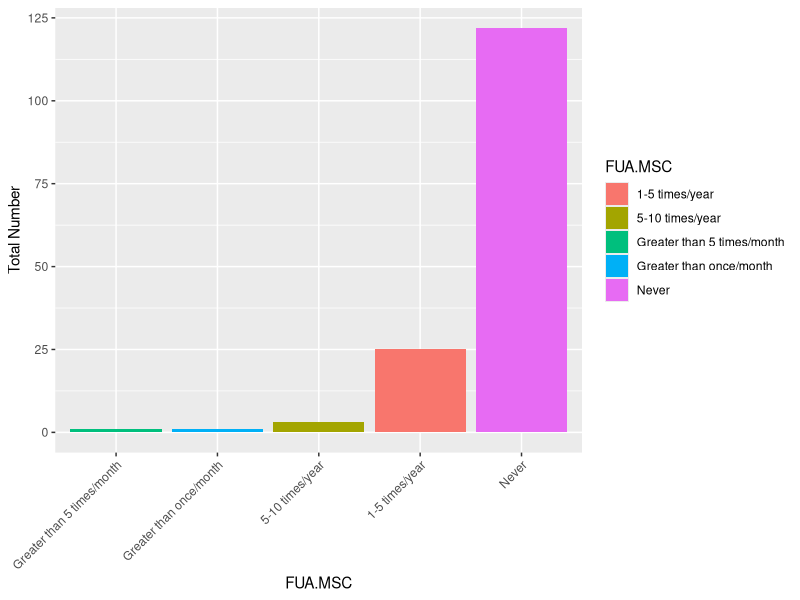
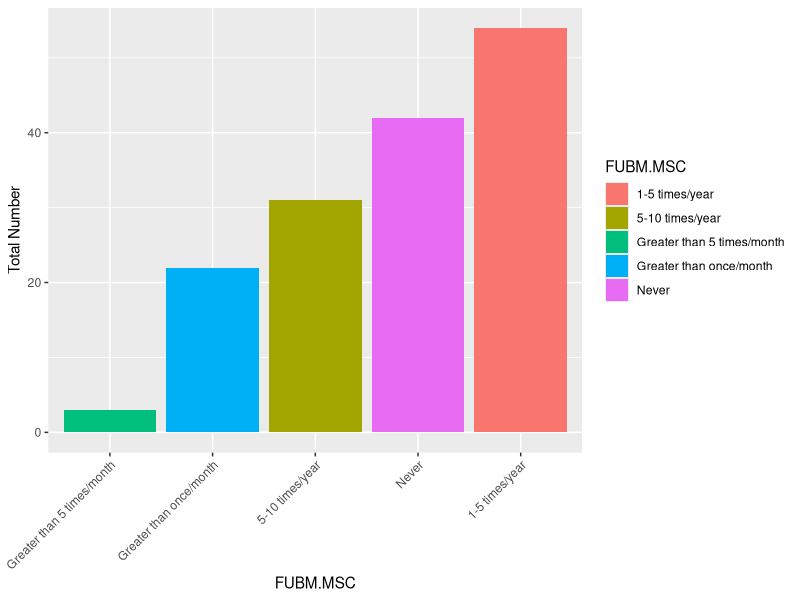
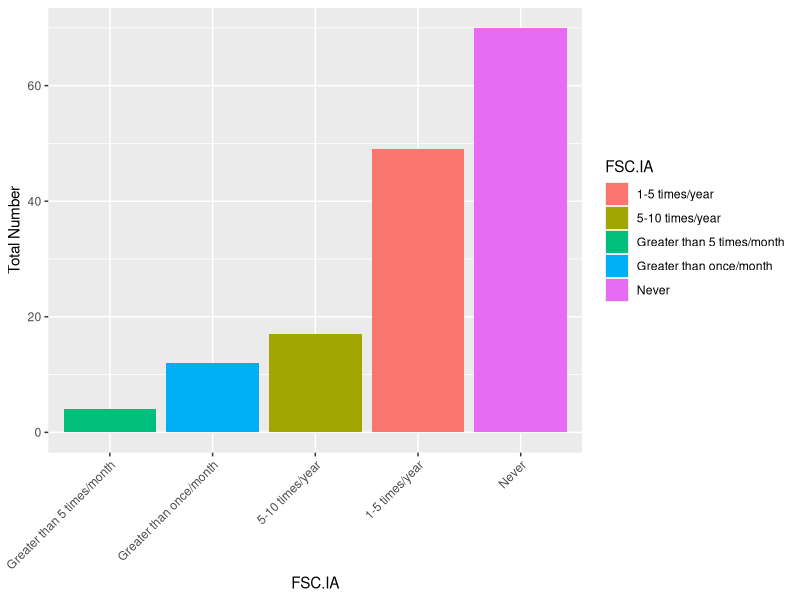
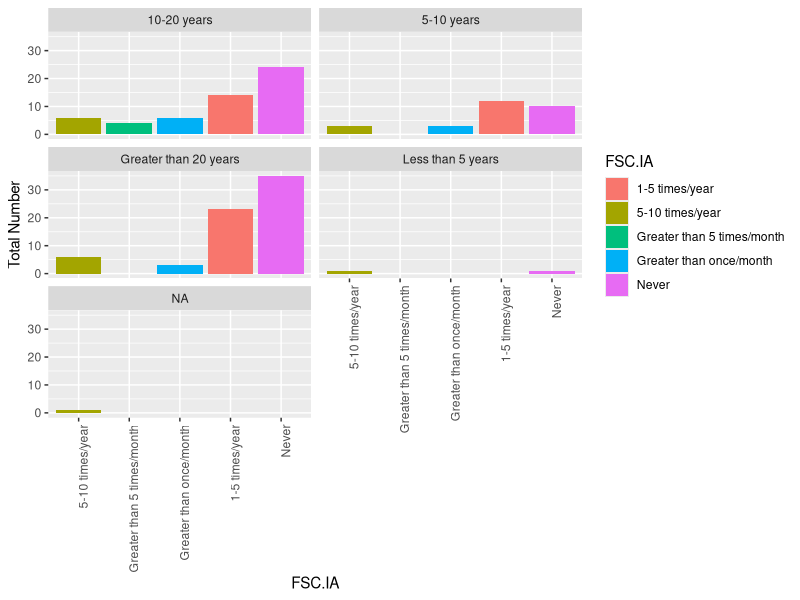

Write the R code that produced these figures, in order.
## ---- chunk 1
knitr::opts_chunk$set(echo = TRUE)
## ---- chunk 2
library(readxl)
survey_data <- read_excel("survey_data.xlsx", sheet = "Data 4.21.2020")
survey_data1 <- data.frame(survey_data)
## ---- chunk 3
library(dplyr)
library(knitr)
#Create cross table
t1 <- table(survey_data$Years,survey_data$"FUA-MSC")
#Selecting order for rows and cols
#y <- c("Greater than once/month", "Greater than 5 times/month", "1-5 times/year", "5-10 times/year", "Never")
x <- c("Less than 5 years", "5-10 years", "10-20 years", "Greater than 20 years")
#t1 <- addmargins(t1)
t1 <- as.data.frame.matrix(t1)
t2 <- t1 %>%  mutate(sumcol2_3= t1[,2]+t1[,3])
rownames(t2)[1] <- "10-20 years"
rownames(t2)[2] <- "5-10 years	"
rownames(t2)[3] <- "Greater than 20 years	"
rownames(t2)[4] <- "Less than 5 years"
t2 <- t2[x,]


kable(t2, caption = "Contingency table Years*FUA-MSC") 
## ---- chunk 4
library(dplyr)
library(knitr)
#Create cross table
t3 <- table(survey_data$Years,survey_data$"FUBM-MSC")
#Selecting order for rows and cols
#y <- c("Greater than once/month", "Greater than 5 times/month", "1-5 times/year", "5-10 times/year", "Never")
x <- c("Less than 5 years", "5-10 years", "10-20 years", "Greater than 20 years")
#t1 <- addmargins(t1)
t3 <- as.data.frame.matrix(t3)
t4 <- t3 %>%  mutate(sumcol2_3= t3[,2]+t3[,3])
rownames(t4)[1] <- "10-20 years"
rownames(t4)[2] <- "5-10 years	"
rownames(t4)[3] <- "Greater than 20 years	"
rownames(t4)[4] <- "Less than 5 years"
t4 <- t4[x,]


kable(t4, caption = "Contingency table Years*FUBM-MSC") 
## ---- chunk 5
library(dplyr)
library(knitr)
#Create cross table
t5 <- table(survey_data$Years,survey_data$"FU-PRP")
#Selecting order for rows and cols
#y <- c("Greater than once/month", "Greater than 5 times/month", "1-5 times/year", "5-10 times/year", "Never")
x <- c("Less than 5 years", "5-10 years", "10-20 years", "Greater than 20 years")
#t1 <- addmargins(t1)
t5 <- as.data.frame.matrix(t5)
t6 <- t5 %>%  mutate(sumcol2_3= t5[,2]+t5[,3])
rownames(t6)[1] <- "10-20 years"
rownames(t6)[2] <- "5-10 years	"
rownames(t6)[3] <- "Greater than 20 years	"
rownames(t6)[4] <- "Less than 5 years"
t6 <- t6[x,]


kable(t6, caption = "Contingency table Years*FU-PRP") 
## ---- chunk 6
library(dplyr)
library(knitr)
#Create cross table
t7 <- table(survey_data$Years,survey_data$"FU-IRAP")
#Selecting order for rows and cols
#y <- c("Greater than once/month", "Greater than 5 times/month", "1-5 times/year", "5-10 times/year", "Never")
x <- c("Less than 5 years", "5-10 years", "10-20 years", "Greater than 20 years")
#t1 <- addmargins(t1)
t7 <- as.data.frame.matrix(t7)
t8 <- t7 %>%  mutate(sumcol2_3= t7[,2]+t7[,3])
rownames(t8)[1] <- "10-20 years"
rownames(t8)[2] <- "5-10 years	"
rownames(t8)[3] <- "Greater than 20 years	"
rownames(t8)[4] <- "Less than 5 years"
t8 <- t8[x,]


kable(t8, caption = "Contingency table Years*FU-IRAP") 
## ---- chunk 7
library(dplyr)
library(knitr)
#Create cross table
t9 <- table(survey_data$Years,survey_data$"FU-PS")
#Selecting order for rows and cols
#y <- c("Greater than once/month", "Greater than 5 times/month", "1-5 times/year", "5-10 times/year", "Never")
x <- c("Less than 5 years", "5-10 years", "10-20 years", "Greater than 20 years")
#t1 <- addmargins(t1)
t9 <- as.data.frame.matrix(t9)
t10 <- t9 %>%  mutate(sumcol2_3= t9[,2]+t9[,3])
rownames(t10)[1] <- "10-20 years"
rownames(t10)[2] <- "5-10 years	"
rownames(t10)[3] <- "Greater than 20 years	"
rownames(t10)[4] <- "Less than 5 years"
t10 <- t10[x,]


kable(t10, caption = "Contingency table Years*FU-PS") 
## ---- chunk 8
library(dplyr)
library(knitr)
#Create cross table
t11 <- table(survey_data$Specialty,survey_data$"FUA-MSC")

#Selecting order for rows and cols
#y <- c("Greater than once/month", "Greater than 5 times/month", "1-5 times/year", "5-10 times/year", "Never")
#x <- c("Less than 5 years", "5-10 years", "10-20 years", "Greater than 20 years")
#t1 <- addmargins(t1)
t11 <- as.data.frame.matrix(t11)
t12 <- t11 %>%  mutate(sumcol2_3= t11[,2]+t11[,3])
rownames(t12)[1] <- "ACVS diplomate (large animal/equine)"
rownames(t12)[2] <- "ACVSMR diplomate (equine)	"
rownames(t12)[3] <- "Both ACVS and ACVSMR diplomate	"
#rownames(t12)[4] <- "Both ACVS and ACVSMR diplomate"
#t12 <- t12[x,]


kable(t12, caption = "Contingency table Specialty*FUA-MSC") 
## ---- chunk 9
library(dplyr)
library(knitr)
#Create cross table
t13 <- table(survey_data$Specialty,survey_data$"FUBM-MSC")

#Selecting order for rows and cols
#y <- c("Greater than once/month", "Greater than 5 times/month", "1-5 times/year", "5-10 times/year", "Never")
#x <- c("Less than 5 years", "5-10 years", "10-20 years", "Greater than 20 years")
#t1 <- addmargins(t1)
t13 <- as.data.frame.matrix(t13)
t14 <- t13 %>%  mutate(sumcol2_3= t13[,2]+t13[,3])
rownames(t14)[1] <- "ACVS diplomate (large animal/equine)"
rownames(t14)[2] <- "ACVSMR diplomate (equine)	"
rownames(t14)[3] <- "Both ACVS and ACVSMR diplomate	"
#rownames(t12)[4] <- "Both ACVS and ACVSMR diplomate"
#t12 <- t12[x,]


kable(t14, caption = "Contingency table Specialty*FUBM-MSC") 
## ---- chunk 10
library(dplyr)
library(knitr)
#Create cross table
t15 <- table(survey_data$Specialty,survey_data$"FU-PRP")

#Selecting order for rows and cols
#y <- c("Greater than once/month", "Greater than 5 times/month", "1-5 times/year", "5-10 times/year", "Never")
#x <- c("Less than 5 years", "5-10 years", "10-20 years", "Greater than 20 years")
#t1 <- addmargins(t1)
t15 <- as.data.frame.matrix(t15)
t16 <- t15 %>%  mutate(sumcol2_3= t15[,2]+t15[,3])
rownames(t16)[1] <- "ACVS diplomate (large animal/equine)"
rownames(t16)[2] <- "ACVSMR diplomate (equine)	"
rownames(t16)[3] <- "Both ACVS and ACVSMR diplomate	"
#rownames(t12)[4] <- "Both ACVS and ACVSMR diplomate"
#t12 <- t12[x,]


kable(t16, caption = "Contingency table Specialty*FU-PRP") 
## ---- chunk 11
library(dplyr)
library(knitr)
#Create cross table
t17 <- table(survey_data$Specialty,survey_data$"FU-IRAP")

#Selecting order for rows and cols
#y <- c("Greater than once/month", "Greater than 5 times/month", "1-5 times/year", "5-10 times/year", "Never")
#x <- c("Less than 5 years", "5-10 years", "10-20 years", "Greater than 20 years")
#t1 <- addmargins(t1)
t17 <- as.data.frame.matrix(t17)
t18 <- t17 %>%  mutate(sumcol2_3= t17[,2]+t17[,3])
rownames(t18)[1] <- "ACVS diplomate (large animal/equine)"
rownames(t18)[2] <- "ACVSMR diplomate (equine)	"
rownames(t18)[3] <- "Both ACVS and ACVSMR diplomate	"
#rownames(t12)[4] <- "Both ACVS and ACVSMR diplomate"
#t12 <- t12[x,]


kable(t18, caption = "Contingency table Specialty*FU-IRAP") 
## ---- chunk 12
library(dplyr)
library(knitr)
#Create cross table
t19 <- table(survey_data$Specialty,survey_data$"FU-PS")

#Selecting order for rows and cols
#y <- c("Greater than once/month", "Greater than 5 times/month", "1-5 times/year", "5-10 times/year", "Never")
#x <- c("Less than 5 years", "5-10 years", "10-20 years", "Greater than 20 years")
#t1 <- addmargins(t1)
t19 <- as.data.frame.matrix(t19)
t20 <- t19 %>%  mutate(sumcol2_3= t19[,2]+t19[,3])
rownames(t20)[1] <- "ACVS diplomate (large animal/equine)"
rownames(t20)[2] <- "ACVSMR diplomate (equine)	"
rownames(t20)[3] <- "Both ACVS and ACVSMR diplomate	"
#rownames(t12)[4] <- "Both ACVS and ACVSMR diplomate"
#t12 <- t12[x,]


kable(t20, caption = "Contingency table Specialty*FU-PS") 

## ---- chunk 13
library(ggplot2)
library(dplyr)
library(rlang)
library(knitr)

FUA.MSC <- survey_data1 %>% group_by(FUA.MSC)%>%summarise(Frecuency=length(FUA.MSC), Percentaje = (Frecuency/152)*100)

kable(FUA.MSC, caption = "Frequency of FUA.MSC")  

FUA.MSC %>% ggplot(aes(x=reorder(`FUA.MSC`,Frecuency),y=Frecuency, fill=`FUA.MSC`))+geom_bar(stat="identity")+ xlab("FUA.MSC")+ylab("Total Number")+theme(axis.text.x = element_text(angle = 45, hjust = 1))
## ---- chunk 14
library(ggplot2)
library(dplyr)
library(rlang)
library(knitr)

FUBM.MSC <- survey_data1 %>% group_by(FUBM.MSC)%>%summarise(Frecuency=length(FUBM.MSC), Percentaje = (Frecuency/152)*100)

kable(FUBM.MSC, caption = "Frequency of FUBM.MSC")  

FUBM.MSC %>% ggplot(aes(x=reorder(`FUBM.MSC`,Frecuency),y=Frecuency, fill= `FUBM.MSC`))+geom_bar(stat="identity")+ xlab("FUBM.MSC")+ylab("Total Number")+theme(axis.text.x = element_text(angle = 45, hjust = 1))
## ---- chunk 15
library(ggplot2)
library(dplyr)
library(rlang)
library(knitr)

FSC.IA <- survey_data1 %>% group_by(FSC.IA)%>%summarise(Frecuency=length(FSC.IA), Percentaje = (Frecuency/152)*100)

kable(FSC.IA, caption = "Frequency FSC.IA")  

FSC.IA %>% ggplot(aes(x=reorder(`FSC.IA`,Frecuency),y=Frecuency, fill= `FSC.IA`))+geom_bar(stat="identity")+ xlab("FSC.IA")+ylab("Total Number")+theme(axis.text.x = element_text(angle = 45, hjust = 1))
## ---- chunk 16
library(ggplot2)
library(dplyr)
library(rlang)
library(knitr)

FSC.IA <- survey_data1 %>% group_by(Years,FSC.IA)%>%summarise(Frecuency=length(FSC.IA), Percentaje = (Frecuency/152)*100)



FSC.IA %>% ggplot(aes(x=reorder(`FSC.IA`,Frecuency),y=Frecuency, fill= `FSC.IA`))+geom_bar(stat="identity")+ xlab("FSC.IA")+ylab("Total Number")+theme(axis.text.x = element_text(angle = 90, hjust = 1))+facet_wrap( ~ Years, ncol=2)
